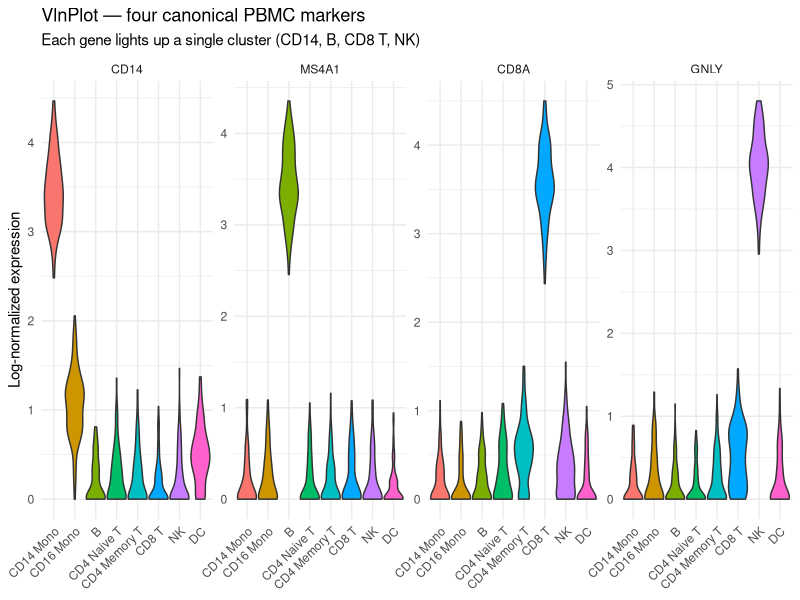
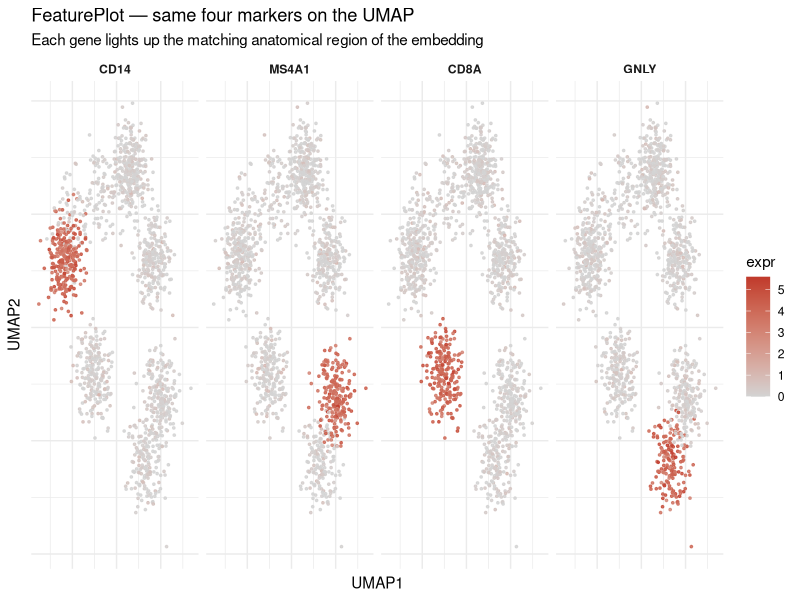
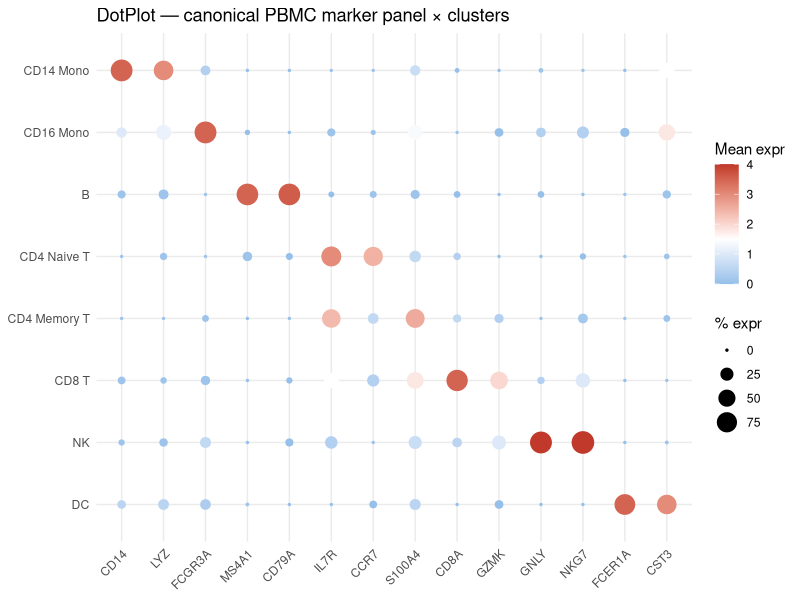

The R script that drew these images, in order: (Note: this script raises an error after producing the figures.)
## ---- chunk 1
#| label: setup
#| include: false
library(tidyverse); library(knitr)
theme_set(theme_minimal(base_size = 14)); set.seed(2026)
## ---- chunk 2
#| label: vlnplot-cartoon
#| echo: false
#| fig-width: 10
#| fig-height: 4

set.seed(2026)
clusters <- c("CD14 Mono","CD16 Mono","B","CD4 Naive T","CD4 Memory T","CD8 T","NK","DC")
make_vln <- function(gene, mean_per_cluster) {
  map_dfr(seq_along(clusters), function(i) {
    tibble(cluster = clusters[i],
           gene    = gene,
           expr    = pmax(rnorm(120, mean_per_cluster[i], 0.4), 0))
  })
}

dat <- bind_rows(
  make_vln("CD14",  c(3.5, 1.0, 0.1, 0.1, 0.1, 0.1, 0.1, 0.5)),
  make_vln("MS4A1", c(0.1, 0.1, 3.5, 0.1, 0.1, 0.1, 0.1, 0.1)),
  make_vln("CD8A",  c(0.1, 0.1, 0.1, 0.2, 0.5, 3.5, 0.4, 0.1)),
  make_vln("GNLY",  c(0.1, 0.2, 0.1, 0.1, 0.1, 0.5, 4.0, 0.1))
)
dat$cluster <- factor(dat$cluster, levels = clusters)
dat$gene    <- factor(dat$gene,    levels = c("CD14","MS4A1","CD8A","GNLY"))

ggplot(dat, aes(cluster, expr, fill = cluster)) +
  geom_violin(scale = "width", trim = TRUE) +
  facet_wrap(~ gene, ncol = 4, scales = "free_y") +
  labs(title    = "VlnPlot — four canonical PBMC markers",
       subtitle = "Each gene lights up a single cluster (CD14, B, CD8 T, NK)",
       x = NULL, y = "Log-normalized expression") +
  theme_minimal(base_size = 11) +
  theme(axis.text.x = element_text(angle = 45, hjust = 1),
        legend.position = "none")
## ---- chunk 3
#| label: featureplot-cartoon
#| echo: false
#| fig-width: 11
#| fig-height: 4

set.seed(2026)
n_cells <- 1500
celltypes <- factor(sample(clusters, n_cells, replace = TRUE,
                           prob = c(0.18, 0.06, 0.13, 0.18, 0.16, 0.13, 0.12, 0.04)),
                    levels = clusters)
cell_centers <- tibble(
  cluster = clusters,
  cx = c(-3.5,  -1.0,  3.0,  1.0,  2.5, -1.5,   2.0, -3.0),
  cy = c( 1.5,   3.0, -1.5,  3.5,  1.5,  -1.0, -3.0,  2.5)
)
cell_pos <- left_join(tibble(cluster = celltypes), cell_centers, by = "cluster") |>
  mutate(umap1 = cx + rnorm(n(), 0, 0.6),
         umap2 = cy + rnorm(n(), 0, 0.5))

# Simulate four markers with cluster-specific expression
gene_expr <- function(targets, base_low = 0.1, base_high = 4) {
  ifelse(cell_pos$cluster %in% targets,
         pmax(rnorm(n_cells, base_high, 0.6), 0),
         pmax(rnorm(n_cells, base_low, 0.3), 0))
}
cell_pos$CD14  <- gene_expr(c("CD14 Mono"))
cell_pos$MS4A1 <- gene_expr(c("B"))
cell_pos$CD8A  <- gene_expr(c("CD8 T"))
cell_pos$GNLY  <- gene_expr(c("NK"))

dat <- cell_pos |> pivot_longer(cols = c(CD14, MS4A1, CD8A, GNLY), names_to = "gene", values_to = "expr")
dat$gene <- factor(dat$gene, levels = c("CD14","MS4A1","CD8A","GNLY"))

ggplot(dat, aes(umap1, umap2, color = expr)) +
  geom_point(size = 0.6, alpha = 0.85) +
  scale_color_gradient(low = "lightgrey", high = "#c0392b", name = "expr") +
  facet_wrap(~ gene, ncol = 4) +
  labs(title = "FeaturePlot — same four markers on the UMAP",
       subtitle = "Each gene lights up the matching anatomical region of the embedding",
       x = "UMAP1", y = "UMAP2") +
  theme_minimal(base_size = 11) +
  theme(axis.text = element_blank(), strip.text = element_text(face = "bold"))
## ---- chunk 4
#| label: dotplot-cartoon
#| echo: false
#| fig-width: 11
#| fig-height: 4

set.seed(2026)

# Build the canonical PBMC marker panel × cluster mean+pct grid
panel <- tibble(
  cluster = factor(clusters, levels = clusters),
  CD14    = c( 3.5, 1.0, 0.1, 0.1, 0.1, 0.1, 0.1, 0.5),
  LYZ     = c( 3.0, 1.2, 0.1, 0.1, 0.1, 0.1, 0.1, 0.5),
  FCGR3A  = c( 0.4, 3.5, 0.1, 0.1, 0.1, 0.1, 0.6, 0.3),
  MS4A1   = c( 0.0, 0.0, 3.5, 0.1, 0.0, 0.0, 0.0, 0.1),
  CD79A   = c( 0.0, 0.0, 3.6, 0.0, 0.0, 0.0, 0.0, 0.0),
  IL7R    = c( 0.1, 0.1, 0.0, 3.0, 2.4, 1.5, 0.4, 0.0),
  CCR7    = c( 0.1, 0.1, 0.1, 2.5, 0.6, 0.4, 0.1, 0.0),
  S100A4  = c( 0.7, 1.4, 0.1, 0.6, 2.6, 1.8, 0.7, 0.5),
  CD8A    = c( 0.0, 0.1, 0.0, 0.4, 0.6, 3.5, 0.5, 0.0),
  GZMK    = c( 0.0, 0.0, 0.0, 0.0, 0.4, 2.0, 1.0, 0.0),
  GNLY    = c( 0.1, 0.4, 0.0, 0.0, 0.1, 0.4, 4.0, 0.0),
  NKG7    = c( 0.1, 0.4, 0.0, 0.0, 0.2, 1.0, 4.0, 0.0),
  FCER1A  = c( 0.0, 0.0, 0.1, 0.1, 0.1, 0.0, 0.0, 3.5),
  CST3    = c( 1.5, 1.8, 0.1, 0.1, 0.1, 0.1, 0.1, 3.0)
)

dat <- panel |>
  pivot_longer(-cluster, names_to = "gene", values_to = "mean_expr") |>
  mutate(pct_expr = pmin(pmax(mean_expr / 4 * 100 + rnorm(n(), 0, 5), 0), 100))
dat$gene <- factor(dat$gene, levels = colnames(panel)[-1])

ggplot(dat, aes(gene, fct_rev(cluster), size = pct_expr, color = mean_expr)) +
  geom_point() +
  scale_color_gradient2(low = "#3498db", mid = "white", high = "#c0392b",
                        midpoint = 1.5, name = "Mean expr") +
  scale_size_continuous(range = c(0.5, 7), name = "% expr") +
  labs(title = "DotPlot — canonical PBMC marker panel × clusters",
       x = NULL, y = NULL) +
  theme_minimal(base_size = 11) +
  theme(axis.text.x = element_text(angle = 45, hjust = 1))
## ---- chunk 5
#| label: heatmap-cartoon
#| echo: false
#| fig-width: 10
#| fig-height: 4

set.seed(2026)

# Build a top-3-markers-per-cluster expression block
top3 <- tibble(
  cluster = factor(rep(clusters, each = 3), levels = clusters),
  gene    = c("CD14","LYZ","S100A8","FCGR3A","MS4A7","CDKN1C",
              "MS4A1","CD79A","CD79B","IL7R","CCR7","LEF1",
              "S100A4","IL32","NOSIP","CD8A","GZMK","CD8B",
              "GNLY","NKG7","KLRD1","FCER1A","CST3","CLEC10A")
)

# Each cluster has \~120 cells; build a cluster-by-cluster expression block
nc <- 80
cells <- tibble(
  cluster = factor(rep(clusters, each = nc), levels = clusters),
  cell_id = paste0(rep(clusters, each = nc), "_", rep(1:nc, length(clusters)))
)

dat <- expand_grid(top3, cells) |>
  rowwise() |>
  mutate(expr = ifelse(cluster.x == cluster.y,
                        pmax(rnorm(1, 2.4, 0.4), 0),
                        pmax(rnorm(1, 0.0, 0.4), 0))) |>
  ungroup()
dat$gene <- factor(dat$gene, levels = top3$gene)

ggplot(dat, aes(cell_id, gene, fill = expr)) +
  geom_tile() +
  scale_fill_gradient2(low = "#3498db", mid = "black", high = "#f1c40f",
                       midpoint = 1, name = "expr") +
  labs(title = "DoHeatmap — top-3 markers per cluster, every cell as a column",
       x = NULL, y = NULL) +
  theme_minimal(base_size = 11) +
  theme(axis.text.x = element_blank(), axis.ticks.x = element_blank(),
        panel.grid = element_blank())
